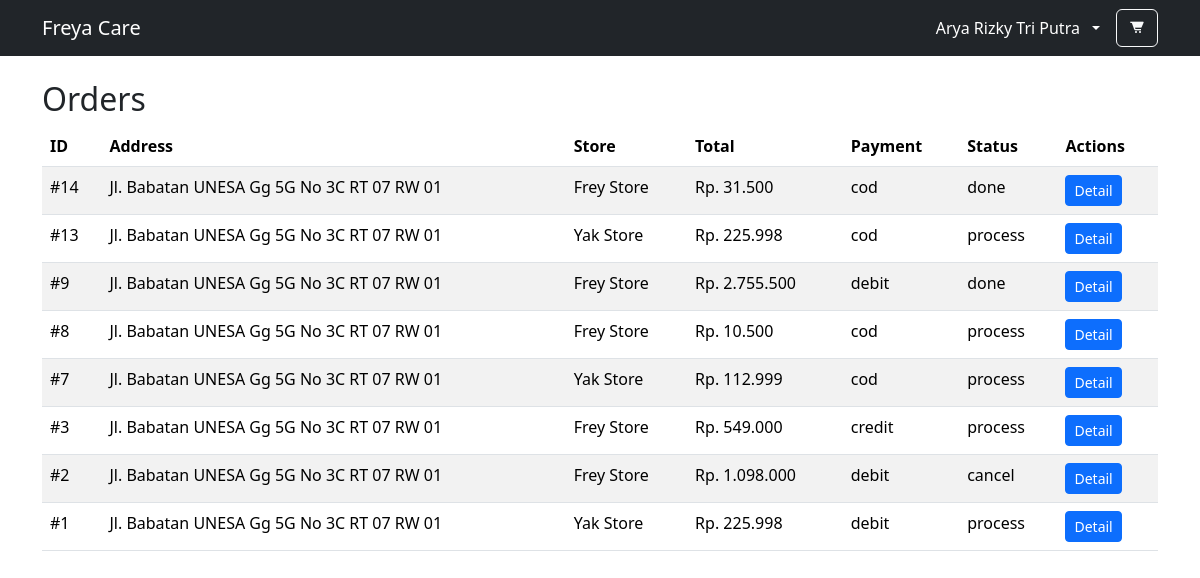
Page /orders/index.php (signed in) on the committed database.
### tables this page shows
CREATE TABLE IF NOT EXISTS `orders` (
  `id` int NOT NULL AUTO_INCREMENT,
  `user_id` int NOT NULL,
  `store_id` int NOT NULL,
  `payment` enum('debit','credit','cod') NOT NULL,
  `total_amount` int NOT NULL DEFAULT '0',
  `status` enum('process','deliver','done','cancel') NOT NULL,
  `cancel_reason` text,
  PRIMARY KEY (`id`),
  KEY `fk_orders_to_users` (`user_id`),
  KEY `fk_orders_to_stores` (`store_id`),
  CONSTRAINT `fk_orders_to_stores` FOREIGN KEY (`store_id`) REFERENCES `stores` (`id`) ON DELETE CASCADE ON UPDATE CASCADE,
  CONSTRAINT `fk_orders_to_users` FOREIGN KEY (`user_id`) REFERENCES `users` (`id`) ON DELETE CASCADE ON UPDATE CASCADE
);

CREATE TABLE IF NOT EXISTS `users` (
  `id` int NOT NULL AUTO_INCREMENT,
  `role` enum('administrator','customer') NOT NULL DEFAULT 'customer',
  `name` varchar(225) NOT NULL,
  `email` varchar(225) NOT NULL,
  `address` text,
  `password` varchar(225) NOT NULL,
  PRIMARY KEY (`id`)
);

CREATE TABLE IF NOT EXISTS `stores` (
  `id` int NOT NULL AUTO_INCREMENT,
  `user_id` int NOT NULL,
  `name` varchar(225) NOT NULL,
  `status` enum('pending','accept','reject') NOT NULL DEFAULT 'pending',
  `reject_reason` text,
  PRIMARY KEY (`id`),
  KEY `fk_shops_to_users` (`user_id`),
  CONSTRAINT `fk_shops_to_users` FOREIGN KEY (`user_id`) REFERENCES `users` (`id`) ON DELETE CASCADE ON UPDATE CASCADE
);

### orders/index.php (the view, shortened to what this page needs)
<?php require_once('../layouts/head.php') ?>
<?php require_once('../layouts/header.php') ?>
<?php
$database = new Database();
$pdo = $database->getConnection();
$stmt = $pdo->prepare("
    SELECT
    orders.*,
    users.name as user_name,
    users.address as user_address,
    stores.name as store_name
    FROM orders
    JOIN users ON orders.user_id = users.id
    JOIN stores ON orders.store_id = stores.id
    WHERE orders.user_id = ?
    ORDER BY id DESC
");
$stmt->execute([$_COOKIE['user_id']]);
$orders = $stmt->fetchAll(PDO::FETCH_ASSOC);
?>
<section class="container my-4">
    <h2>Orders</h2>
    <table class="table table-striped">
        <thead>
            <tr>
                <th>ID</th>
                <th>Address</th>
                <th>Store</th>
                <th>Total</th>
                <th>Payment</th>
                <th>Status</th>
                <th>Actions</th>
            </tr>
        </thead>
        <tbody>
            <?php foreach ($orders as $order): ?>
            <tr>
                <td>#<?= htmlspecialchars($order['id']) ?></td>
                <td><?= htmlspecialchars($order['user_address']) ?></td>
                <td><?= htmlspecialchars($order['store_name']) ?></td>
                <td>Rp. <?= htmlspecialchars(number_format($order['total_amount'], 0, '.', '.')) ?></td>
                <td><?= htmlspecialchars($order['payment']) ?></td>
                <td><?= htmlspecialchars($order['status']) ?></td>
                <td>
                    <a href="<?= getDomainUrl() . '/orders/detail.php?id=' . $order['id'] ?>" class="btn btn-sm btn-primary">Detail</a>
                </td>
            </tr>
            <?php endforeach; ?>
        </tbody>
    </table>
</section>
<?php require_once('../layouts/tail.php') ?>

### rows in the picture
orders: id "14", user.address "Jl. Babatan UNESA Gg 5G No 3C RT 07 RW 01", store.name "Frey Store", total_amount "31.500", payment "cod", status "done"
orders: id "13", user.address "Jl. Babatan UNESA Gg 5G No 3C RT 07 RW 01", store.name "Yak Store", total_amount "225.998", payment "cod", status "process"
orders: id "9", user.address "Jl. Babatan UNESA Gg 5G No 3C RT 07 RW 01", store.name "Frey Store", total_amount "2.755.500", payment "debit", status "done"
orders: id "8", user.address "Jl. Babatan UNESA Gg 5G No 3C RT 07 RW 01", store.name "Frey Store", total_amount "10.500", payment "cod", status "process"
orders: id "7", user.address "Jl. Babatan UNESA Gg 5G No 3C RT 07 RW 01", store.name "Yak Store", total_amount "112.999", payment "cod", status "process"
orders: id "3", user.address "Jl. Babatan UNESA Gg 5G No 3C RT 07 RW 01", store.name "Frey Store", total_amount "549.000", payment "credit", status "process"
orders: id "2", user.address "Jl. Babatan UNESA Gg 5G No 3C RT 07 RW 01", store.name "Frey Store", total_amount "1.098.000", payment "debit", status "cancel"
orders: id "1", user.address "Jl. Babatan UNESA Gg 5G No 3C RT 07 RW 01", store.name "Yak Store", total_amount "225.998", payment "debit", status "process"

### other values in the picture
$_COOKIE['user_name'] "Arya Rizky Tri Putra"
